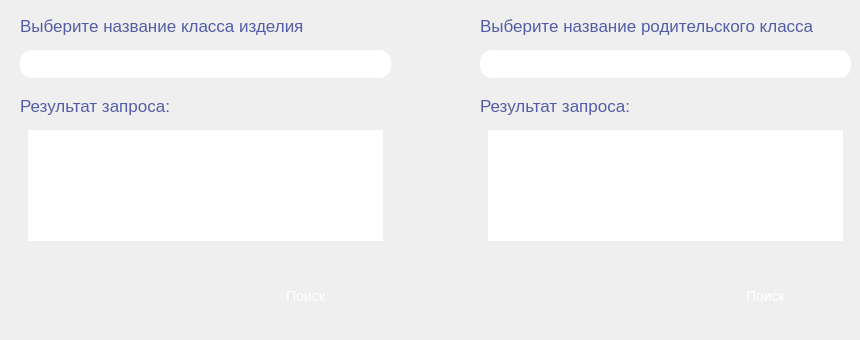
      <widget class="QWidget" name="page_7">
       <widget class="QPushButton" name="pushButton_7_mainClass">
        <property name="geometry">
         <rect>
          <x>680</x>
          <y>260</y>
          <width>171</width>
          <height>71</height>
         </rect>
        </property>
        <property name="styleSheet">
         <string notr="true">QPushButton {
	background-color: qlineargradient(x1:0, y1:0, x2:1, y2:1, 
    								stop:0 rgba(88, 205, 174, 1), 
    								stop:1 rgba(63, 148, 108, 1));
    color: white;
    text-align: center;
    text-decoration: none;
    font-size: 14px;
    border-radius: 12px;
}

QPushButton:pressed {
	background-color: qlineargradient(x1:0, y1:0, x2:1, y2:1, 
    								stop:0 rgba(88, 205, 174, 0.5), 
    								stop:1 rgba(63, 148, 108, 0.5));
}</string>
        </property>
        <property name="text">
         <string>Поиск</string>
        </property>
       </widget>
       <widget class="QLabel" name="label_7_mainClassName">
        <property name="geometry">
         <rect>
          <x>480</x>
          <y>10</y>
          <width>361</width>
          <height>31</height>
         </rect>
        </property>
        <property name="styleSheet">
         <string notr="true">QLabel {
	color: rgba(83, 93, 167, 1);
    font-size: 17px;
}</string>
        </property>
        <property name="text">
         <string>Выберите название родительского класса</string>
        </property>
       </widget>
       <widget class="QLabel" name="label_7_className">
        <property name="geometry">
         <rect>
          <x>20</x>
          <y>10</y>
          <width>291</width>
          <height>31</height>
         </rect>
        </property>
        <property name="styleSheet">
         <string notr="true">QLabel {
	color: rgba(83, 93, 167, 1);
    font-size: 17px;
}</string>
        </property>
        <property name="text">
         <string>Выберите название класса изделия</string>
        </property>
       </widget>
       <widget class="QComboBox" name="comboBox_7_mainClassName">
        <property name="geometry">
         <rect>
          <x>480</x>
          <y>50</y>
          <width>371</width>
          <height>28</height>
         </rect>
        </property>
        <property name="styleSheet">
         <string notr="true">QComboBox {
	border: 2px #FFE5CC;
    border-radius: 12px;
	padding: 0 8px;
    background: qlineargradient(x1:0, y1:0, x2:1, y2:0, 
    												stop:0 rgba(193, 95, 251, 1), 
													stop:0.6 rgba(97, 115, 241, 0.7),
    												stop:1 rgba(94, 131, 239, 0.7));
    font-size: 14px;
	color: rgba(255, 255, 255,1);
}

QComboBox:!editable, QComboBox::drop-down:editable {
    background: qlineargradient(x1:0, y1:0, x2:1, y2:0, 
    												stop:0 rgba(193, 95, 251, 1), 
													stop:0.6 rgba(97, 115, 241, 0.7),
    												stop:1 rgba(94, 131, 239, 0.7));
}

QComboBox:!editable:on, QComboBox::drop-down:editable:on {
     background: qlineargradient(x1:0, y1:0, x2:1, y2:0, 
    												stop:0 rgba(193, 95, 251, 1), 
													stop:0.6 rgba(97, 115, 241, 0.7),
    												stop:1 rgba(94, 131, 239, 0.7));
}

QComboBox::drop-down {
	subcontrol-origin: padding;
    subcontrol-position: top right;
    border-top-right-radius: 12px;
    border-bottom-right-radius: 12px;
    border-top-left-radius: 12px; 
    border-bottom-left-radius: 12px;
}


QComboBox QAbstractItemView {
    background: qlineargradient(x1:0, y1:0, x2:1, y2:0, 
    												stop:0 rgba(193, 95, 251, 1), 
													stop:0.6 rgba(97, 115, 241, 0.7),
    												stop:1 rgba(94, 131, 239, 0.7));
    color: rgb(255, 255, 255);
	border: 1px #FFE5CC;
}</string>
        </property>
        <property name="placeholderText">
         <string/>
        </property>
       </widget>
       <widget class="QTextEdit" name="textEdit_7_result_class">
        <property name="geometry">
         <rect>
          <x>20</x>
          <y>130</y>
          <width>371</width>
          <height>111</height>
         </rect>
        </property>
        <property name="styleSheet">
         <string notr="true">QTextEdit {
	border: 2px #FFF4E8;
    padding: 0 8px;
    border-radius: 12px;
    background: qlineargradient(x1:0, y1:0, x2:1, y2:1, 
    								stop:0 rgba(88, 205, 174, 1), 
    								stop:1 rgba(63, 148, 108, 1));
	color: white;
    font-size: 14px;
}</string>
        </property>
        <property name="placeholderText">
         <string>Здесь будет родительский класс</string>
        </property>
       </widget>
       <widget class="QComboBox" name="comboBox_7_className">
        <property name="geometry">
         <rect>
          <x>20</x>
          <y>50</y>
          <width>371</width>
          <height>28</height>
         </rect>
        </property>
        <property name="styleSheet">
         <string notr="true">QComboBox {
	border: 2px #FFE5CC;
    border-radius: 12px;
	padding: 0 8px;
    background: qlineargradient(x1:0, y1:0, x2:1, y2:0, 
    												stop:0 rgba(193, 95, 251, 1), 
													stop:0.6 rgba(97, 115, 241, 0.7),
    												stop:1 rgba(94, 131, 239, 0.7));
    font-size: 14px;
	color: rgba(255, 255, 255,1);
}

QComboBox:!editable, QComboBox::drop-down:editable {
    background: qlineargradient(x1:0, y1:0, x2:1, y2:0, 
    												stop:0 rgba(193, 95, 251, 1), 
													stop:0.6 rgba(97, 115, 241, 0.7),
    												stop:1 rgba(94, 131, 239, 0.7));
}

QComboBox:!editable:on, QComboBox::drop-down:editable:on {
     background: qlineargradient(x1:0, y1:0, x2:1, y2:0, 
    												stop:0 rgba(193, 95, 251, 1), 
													stop:0.6 rgba(97, 115, 241, 0.7),
    												stop:1 rgba(94, 131, 239, 0.7));
}

QComboBox::drop-down {
	subcontrol-origin: padding;
    subcontrol-position: top right;
    border-top-right-radius: 12px;
    border-bottom-right-radius: 12px;
    border-top-left-radius: 12px; 
    border-bottom-left-radius: 12px;
}


QComboBox QAbstractItemView {
    background: qlineargradient(x1:0, y1:0, x2:1, y2:0, 
    												stop:0 rgba(193, 95, 251, 1), 
													stop:0.6 rgba(97, 115, 241, 0.7),
    												stop:1 rgba(94, 131, 239, 0.7));
    color: rgb(255, 255, 255);
	border: 1px #FFE5CC;
}</string>
        </property>
        <property name="placeholderText">
         <string/>
        </property>
       </widget>
       <widget class="QLabel" name="label_7_result_class">
        <property name="geometry">
         <rect>
          <x>20</x>
          <y>90</y>
          <width>281</width>
          <height>31</height>
         </rect>
        </property>
        <property name="styleSheet">
         <string notr="true">QLabel {
	color: rgba(83, 93, 167, 1);
    font-size: 17px;
}</string>
        </property>
        <property name="text">
         <string>Результат запроса:</string>
        </property>
       </widget>
       <widget class="QTextEdit" name="textEdit_7_result_mainClass">
        <property name="geometry">
         <rect>
          <x>480</x>
          <y>130</y>
          <width>371</width>
          <height>111</height>
         </rect>
        </property>
        <property name="styleSheet">
         <string notr="true">QTextEdit {
	border: 2px #FFF4E8;
    padding: 0 8px;
    border-radius: 12px;
    background: qlineargradient(x1:0, y1:0, x2:1, y2:1, 
    								stop:0 rgba(88, 205, 174, 1), 
    								stop:1 rgba(63, 148, 108, 1));
	color: white;
    font-size: 14px;
}</string>
        </property>
        <property name="placeholderText">
         <string>Здесь будут найденные потомки класса изделия</string>
        </property>
       </widget>
       <widget class="QLabel" name="label_7_result_mainClass">
        <property name="geometry">
         <rect>
          <x>480</x>
          <y>90</y>
          <width>281</width>
          <height>31</height>
         </rect>
        </property>
        <property name="styleSheet">
         <string notr="true">QLabel {
	color: rgba(83, 93, 167, 1);
    font-size: 17px;
}</string>
        </property>
        <property name="text">
         <string>Результат запроса:</string>
        </property>
       </widget>
       <widget class="QPushButton" name="pushButton_7_class">
        <property name="geometry">
         <rect>
          <x>220</x>
          <y>260</y>
          <width>171</width>
          <height>71</height>
         </rect>
        </property>
        <property name="styleSheet">
         <string notr="true">QPushButton {
	background-color: qlineargradient(x1:0, y1:0, x2:1, y2:1, 
    								stop:0 rgba(88, 205, 174, 1), 
    								stop:1 rgba(63, 148, 108, 1));
    color: white;
    text-align: center;
    text-decoration: none;
    font-size: 14px;
    border-radius: 12px;
}

QPushButton:pressed {
	background-color: qlineargradient(x1:0, y1:0, x2:1, y2:1, 
    								stop:0 rgba(88, 205, 174, 0.5), 
    								stop:1 rgba(63, 148, 108, 0.5));
}</string>
        </property>
        <property name="text">
         <string>Поиск</string>
        </property>
       </widget>
      </widget>
